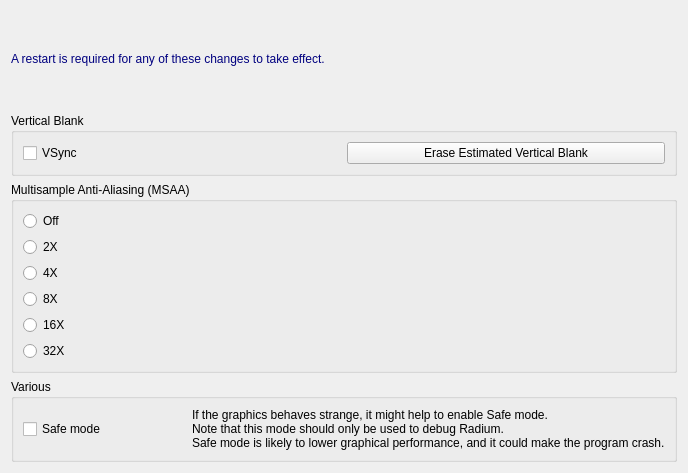
     <widget class="QWidget" name="OpenGL">
      <attribute name="title">
       <string>OpenGL</string>
      </attribute>
      <layout class="QVBoxLayout" name="verticalLayout_2">
       <item>
        <spacer name="verticalSpacer">
         <property name="orientation">
          <enum>Qt::Vertical</enum>
         </property>
         <property name="sizeHint" stdset="0">
          <size>
           <width>20</width>
           <height>41</height>
          </size>
         </property>
        </spacer>
       </item>
       <item>
        <widget class="QLabel" name="label">
         <property name="text">
          <string>&lt;html&gt;&lt;head/&gt;&lt;body&gt;&lt;p align=&quot;justify&quot;&gt;&lt;span style=&quot; color:#00007f;&quot;&gt;A restart is required for any of these changes to take effect.&lt;/span&gt;&lt;/p&gt;&lt;/body&gt;&lt;/html&gt;</string>
         </property>
        </widget>
       </item>
       <item>
        <spacer name="verticalSpacer_2">
         <property name="orientation">
          <enum>Qt::Vertical</enum>
         </property>
         <property name="sizeType">
          <enum>QSizePolicy::Expanding</enum>
         </property>
         <property name="sizeHint" stdset="0">
          <size>
           <width>20</width>
           <height>41</height>
          </size>
         </property>
        </spacer>
       </item>
       <item>
        <widget class="QGroupBox" name="horizontalGroupBox">
         <property name="title">
          <string>Vertical Blank</string>
         </property>
         <layout class="QHBoxLayout" name="horizontalLayout_2">
          <item>
           <widget class="QCheckBox" name="vsyncOnoff">
            <property name="enabled">
             <bool>true</bool>
            </property>
            <property name="toolTip">
             <string>&lt;html&gt;&lt;head/&gt;&lt;body&gt;&lt;p&gt;&lt;span style=&quot; font-size:12pt;&quot;&gt;Whether to synchronize on Vertibal Blank&lt;/span&gt;&lt;/p&gt;&lt;p&gt;&lt;span style=&quot; font-size:12pt;&quot;&gt;&lt;br/&gt;&lt;/span&gt;&lt;/p&gt;&lt;p&gt;&lt;span style=&quot; font-size:12pt;&quot;&gt;Normally, it doesn't make sense to turn off this option.&lt;/span&gt;&lt;/p&gt;&lt;p&gt;&lt;span style=&quot; font-size:12pt;&quot;&gt;However, if using Linux with an Intel or AMD GFX chip, the &lt;/span&gt;&lt;/p&gt;&lt;p&gt;&lt;span style=&quot; font-size:12pt;&quot;&gt;performance can be increased significantly by unchecking&lt;/span&gt;&lt;/p&gt;&lt;p&gt;&lt;span style=&quot; font-size:12pt;&quot;&gt;this option.&lt;/span&gt;&lt;/p&gt;&lt;p&gt;&lt;span style=&quot; font-size:12pt;&quot;&gt;&lt;br/&gt;&lt;/span&gt;&lt;/p&gt;&lt;p&gt;&lt;span style=&quot; font-size:12pt;&quot;&gt;If using an AMD Chip, it could also seem like the driver&lt;/span&gt;&lt;/p&gt;&lt;p&gt;&lt;span style=&quot; font-size:12pt;&quot;&gt;becomes more stable if vsync is turned OFF&lt;/span&gt;&lt;/p&gt;&lt;p&gt;&lt;span style=&quot; font-size:12pt;&quot;&gt;(in addition to getting higher performance).&lt;/span&gt;&lt;/p&gt;&lt;/body&gt;&lt;/html&gt;</string>
            </property>
            <property name="statusTip">
             <string/>
            </property>
            <property name="text">
             <string>VSync</string>
            </property>
           </widget>
          </item>
          <item>
           <widget class="QPushButton" name="eraseEstimatedVBlankInterval">
            <property name="toolTip">
             <string>&lt;html&gt;&lt;head/&gt;&lt;body&gt;&lt;p&gt;&lt;br/&gt;&lt;/p&gt;&lt;p&gt;If you change the refresh rate of your monitor (for instance from 60 hz from 120 hz), you need to erase the estimated value to avoid somewhat jumpy scrolling.&lt;br/&gt;&lt;/p&gt;&lt;p&gt;This value does not have to be 100% accurate. If your monitor has a refresh rate of 60 hz, and the estimated refresh rate is 59.9 hz, that's perfectly fine. The usage of the value is interpolated, so it's not possible to notice minor inaccuracies. In addition, the estimated value is timed using the audio clock and not the graphics clock, and therefore the estimated value could theoretically be 100% correct, even though it doesn't say 60 hz)&lt;/p&gt;&lt;p&gt;&lt;br/&gt;&lt;/p&gt;&lt;/body&gt;&lt;/html&gt;</string>
            </property>
            <property name="text">
             <string>Erase Estimated Vertical Blank</string>
            </property>
           </widget>
          </item>
         </layout>
        </widget>
       </item>
       <item>
        <widget class="QGroupBox" name="mmagroup">
         <property name="toolTip">
          <string>&lt;html&gt;&lt;head/&gt;&lt;body&gt;&lt;p&gt;Warning: Selecting a value of 16X or 32X is likely to run MSAA off.&lt;/p&gt;&lt;/body&gt;&lt;/html&gt;</string>
         </property>
         <property name="title">
          <string>Multisample Anti-Aliasing (MSAA)</string>
         </property>
         <layout class="QVBoxLayout" name="verticalLayout_5">
          <item>
           <widget class="QRadioButton" name="mma1">
            <property name="text">
             <string>Off</string>
            </property>
           </widget>
          </item>
          <item>
           <widget class="QRadioButton" name="mma2">
            <property name="text">
             <string>2X</string>
            </property>
           </widget>
          </item>
          <item>
           <widget class="QRadioButton" name="mma4">
            <property name="text">
             <string>4X</string>
            </property>
           </widget>
          </item>
          <item>
           <widget class="QRadioButton" name="mma8">
            <property name="text">
             <string>8X</string>
            </property>
           </widget>
          </item>
          <item>
           <widget class="QRadioButton" name="mma16">
            <property name="text">
             <string>16X</string>
            </property>
           </widget>
          </item>
          <item>
           <widget class="QRadioButton" name="mma32">
            <property name="text">
             <string>32X</string>
            </property>
           </widget>
          </item>
         </layout>
        </widget>
       </item>
       <item>
        <widget class="QGroupBox" name="horizontalGroupBox_2">
         <property name="title">
          <string>Various</string>
         </property>
         <layout class="QHBoxLayout" name="horizontalLayout_6">
          <item>
           <widget class="QCheckBox" name="safeModeOnoff">
            <property name="enabled">
             <bool>true</bool>
            </property>
            <property name="toolTip">
             <string>&lt;html&gt;&lt;head/&gt;&lt;body&gt;&lt;p&gt;&lt;span style=&quot; font-size:12pt;&quot;&gt;Whether to synchronize on Vertibal Blank&lt;/span&gt;&lt;/p&gt;&lt;p&gt;&lt;span style=&quot; font-size:12pt;&quot;&gt;&lt;br/&gt;&lt;/span&gt;&lt;/p&gt;&lt;p&gt;&lt;span style=&quot; font-size:12pt;&quot;&gt;Normally, it doesn't make sense to turn off this option.&lt;/span&gt;&lt;/p&gt;&lt;p&gt;&lt;span style=&quot; font-size:12pt;&quot;&gt;However, if using Linux with an Intel or AMD GFX chip, the &lt;/span&gt;&lt;/p&gt;&lt;p&gt;&lt;span style=&quot; font-size:12pt;&quot;&gt;performance can be increased significantly by unchecking&lt;/span&gt;&lt;/p&gt;&lt;p&gt;&lt;span style=&quot; font-size:12pt;&quot;&gt;this option.&lt;/span&gt;&lt;/p&gt;&lt;p&gt;&lt;span style=&quot; font-size:12pt;&quot;&gt;&lt;br/&gt;&lt;/span&gt;&lt;/p&gt;&lt;p&gt;&lt;span style=&quot; font-size:12pt;&quot;&gt;If using an AMD Chip, it could also seem like the driver&lt;/span&gt;&lt;/p&gt;&lt;p&gt;&lt;span style=&quot; font-size:12pt;&quot;&gt;becomes more stable if vsync is turned OFF&lt;/span&gt;&lt;/p&gt;&lt;p&gt;&lt;span style=&quot; font-size:12pt;&quot;&gt;(in addition to getting higher performance).&lt;/span&gt;&lt;/p&gt;&lt;/body&gt;&lt;/html&gt;</string>
            </property>
            <property name="statusTip">
             <string/>
            </property>
            <property name="text">
             <string>Safe mode</string>
            </property>
           </widget>
          </item>
          <item>
           <spacer name="horizontalSpacer_3">
            <property name="orientation">
             <enum>Qt::Horizontal</enum>
            </property>
            <property name="sizeHint" stdset="0">
             <size>
              <width>40</width>
              <height>20</height>
             </size>
            </property>
           </spacer>
          </item>
          <item>
           <spacer name="horizontalSpacer_4">
            <property name="orientation">
             <enum>Qt::Horizontal</enum>
            </property>
            <property name="sizeHint" stdset="0">
             <size>
              <width>40</width>
              <height>20</height>
             </size>
            </property>
           </spacer>
          </item>
          <item>
           <widget class="QLabel" name="label_2">
            <property name="text">
             <string>&lt;html&gt;&lt;head/&gt;&lt;body&gt;&lt;p&gt;&lt;span style=&quot; color:#000000;&quot;&gt;If the graphics behaves strange, it might help to enable Safe mode.&lt;/span&gt;&lt;br&gt;&lt;span style=&quot; color:#000000;&quot;&gt;Note that this mode should only be used to debug Radium.&lt;/span&gt;&lt;br&gt;&lt;span style=&quot; color:#000000;&quot;&gt;Safe mode is likely to lower graphical performance, and it could make the program crash.&lt;/span&gt;&lt;/p&gt;&lt;/body&gt;&lt;/html&gt;</string>
            </property>
           </widget>
          </item>
         </layout>
        </widget>
       </item>
      </layout>
     </widget>
